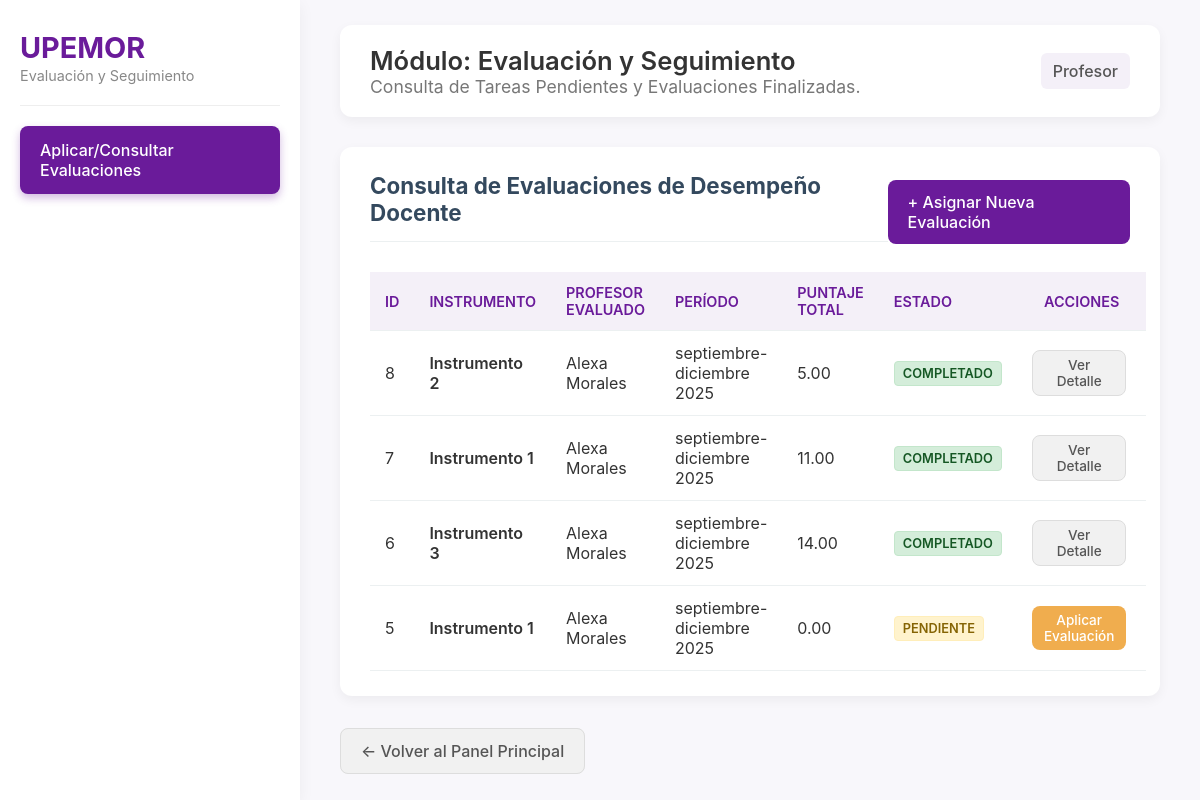
The app's page /index.php?controlador=aplicacion&accion=consultarAplicaciones (signed in) with its own data.
### tables this page shows
CREATE TABLE `aplicacioninstrumento` (
  `id_aplicacion` int(11) NOT NULL AUTO_INCREMENT,
  `puntaje` decimal(5,2) NOT NULL,
  `observaciones` text DEFAULT NULL,
  `id_instrumento` int(11) DEFAULT NULL,
  `id_profesor` int(11) DEFAULT NULL,
  `id_periodo` int(11) DEFAULT NULL,
  `id_evaluador` int(11) DEFAULT NULL COMMENT 'ID del usuario (profesor.id_profesor) que realiza la evaluación',
  `estado` varchar(45) NOT NULL DEFAULT 'pendiente',
  PRIMARY KEY (`id_aplicacion`),
  KEY `id_instrumento` (`id_instrumento`),
  KEY `id_profesor` (`id_profesor`),
  KEY `id_periodo` (`id_periodo`),
  KEY `id_evaluador` (`id_evaluador`),
  CONSTRAINT `aplicacioninstrumento_ibfk_1` FOREIGN KEY (`id_instrumento`) REFERENCES `instrumento` (`id_instrumento`) ON DELETE SET NULL ON UPDATE CASCADE,
  CONSTRAINT `aplicacioninstrumento_ibfk_2` FOREIGN KEY (`id_profesor`) REFERENCES `profesor` (`id_profesor`) ON DELETE SET NULL ON UPDATE CASCADE,
  CONSTRAINT `aplicacioninstrumento_ibfk_3` FOREIGN KEY (`id_periodo`) REFERENCES `periodo` (`id_periodo`) ON DELETE SET NULL ON UPDATE CASCADE,
  CONSTRAINT `aplicacioninstrumento_ibfk_4` FOREIGN KEY (`id_evaluador`) REFERENCES `profesor` (`id_profesor`) ON DELETE SET NULL ON UPDATE CASCADE
);

CREATE TABLE `instrumento` (
  `id_instrumento` int(11) NOT NULL AUTO_INCREMENT,
  `nombre` varchar(45) NOT NULL,
  `descripcion` text NOT NULL,
  PRIMARY KEY (`id_instrumento`)
);

CREATE TABLE `profesor` (
  `id_profesor` int(11) NOT NULL,
  `nombre` varchar(45) NOT NULL,
  `apellido_pa` varchar(45) NOT NULL,
  `apellido_ma` varchar(45) NOT NULL,
  `sexo` varchar(45) NOT NULL,
  `matricula` varchar(45) NOT NULL,
  `pass` varchar(255) NOT NULL,
  `rol` varchar(45) NOT NULL,
  `grado_academico` varchar(45) NOT NULL,
  PRIMARY KEY (`id_profesor`)
);

CREATE TABLE `periodo` (
  `id_periodo` int(11) NOT NULL AUTO_INCREMENT,
  `nombre` varchar(45) NOT NULL,
  `fecha_inicio` date NOT NULL,
  `fecha_fin` date NOT NULL,
  PRIMARY KEY (`id_periodo`)
);

### app/controllers/AplicacionController.php (called while the page is built, shortened)
<?php
include_once "app/models/AplicacionModel.php";
class AplicacionController {
    private $aplicacionModel;
    public function __construct($connection) {
        $this->aplicacionModel = new AplicacionModel($connection);
    }
    public function consultarAplicaciones() {
        $evaluaciones = $this->aplicacionModel->consultarAplicaciones();
        include_once "app/views/aplicacion/consultarAplicaciones.php";
    }
}

### app/models/AplicacionModel.php (called while the page is built, shortened)
<?php
    class AplicacionModel {
        public $connection;
        public function __construct($connection) {
            $this->connection = $connection;
        }
        public function consultarAplicaciones() {
            $sql = "
                SELECT
                    ai.id_aplicacion,
                    ai.puntaje,
                    ai.estado,
                    p.nombre AS profesor_nombre,
                    p.apellido_pa AS profesor_apellido,
                    i.nombre AS instrumento_nombre,
                    pe.nombre AS periodo_nombre
                FROM
                    aplicacioninstrumento ai
                JOIN
                    profesor p ON ai.id_profesor = p.id_profesor
                JOIN
                    instrumento i ON ai.id_instrumento = i.id_instrumento
                LEFT JOIN
                    periodo pe ON ai.id_periodo = pe.id_periodo
                ORDER BY
                    ai.id_aplicacion DESC";
            $result = $this->connection->query($sql);
            if ($result) {
                return $result->fetch_all(MYSQLI_ASSOC);
            }
            return [];
        }
    }

### app/views/aplicacion/consultarAplicaciones.php (the view, shortened to what this page needs)
<?php
$rol_actual = $_SESSION['rol_usuario'] ?? 'Usuario';
?>
<!DOCTYPE html>
<html lang="es">
<head>
    <link rel="stylesheet" href="public/css/panel_style.css?v=<?php echo time(); ?>">
    <link rel="stylesheet" href="public/css/crud_style.css?v=<?php echo time(); ?>">
</head>
<body>
    <div class="main-container">
        <nav class="sidebar">
            <div class="sidebar-header">
                <span class="logo">UPEMOR</span>
                <span class="logo-sub">Evaluación y Seguimiento</span>
            </div>
            <ul class="sidebar-menu">
                <li><a href="index.php?controlador=aplicacion&accion=consultarAplicaciones" class="sidebar-link active">Aplicar/Consultar Evaluaciones</a></li>
            </ul>
        </nav>
        <div class="main-content">
            <header class="module-header">
                <div class="header-title">
                    <h1>Módulo: Evaluación y Seguimiento</h1>
                    <p>Consulta de Tareas Pendientes y Evaluaciones Finalizadas.</p>
                </div>
                <div class="user-info">
                    <span><?php echo htmlspecialchars($rol_actual); ?></span>
                </div>
            </header>
            <div class="form-card">
                <div class="button-group-header">
                    <h2>Consulta de Evaluaciones de Desempeño Docente</h2>
                    <a href="index.php?controlador=aplicacion&accion=asignar" class="button-primary">
                        + Asignar Nueva Evaluación
                    </a>
                </div>
                <?php if (empty($evaluaciones)): ?>
                    <p class="form-subtitle text-center">No se han encontrado evaluaciones de instrumentos realizadas o pendientes.</p>
                <?php else: ?>
                    <table class="data-table">
                        <thead>
                            <tr>
                                <th>ID</th>
                                <th>Instrumento</th>
                                <th>Profesor Evaluado</th>
                                <th>Período</th>
                                <th>Puntaje Total</th>
                                <th>Estado</th>
                                <th class="text-center">Acciones</th>
                            </tr>
                        </thead>
                        <tbody>
                            <?php foreach ($evaluaciones as $evaluacion): ?>
                                <tr>
                                    <td><?php echo htmlspecialchars($evaluacion['id_aplicacion']); ?></td>
                                    <td class="text-strong"><?php echo htmlspecialchars($evaluacion['instrumento_nombre']); ?></td>
                                    <td><?php echo htmlspecialchars($evaluacion['profesor_nombre'] . ' ' . $evaluacion['profesor_apellido']); ?></td>
                                    <td><?php echo htmlspecialchars($evaluacion['periodo_nombre']); ?></td>
                                    <td><?php echo htmlspecialchars($evaluacion['puntaje']); ?></td>
                                    <td>
                                        <span class="badge
                                            <?php echo $evaluacion['estado'] == 'pendiente' ? 'badge-warning' : 'badge-success'; ?>">
                                            <?php echo htmlspecialchars(ucfirst($evaluacion['estado'])); ?>
                                        </span>
                                    </td>
                                    <td class="text-center">
                                        <?php if ($evaluacion['estado'] == 'pendiente'): ?>
                                            <a href="index.php?controlador=aplicacion&accion=aplicar&id_app=<?php echo $evaluacion['id_aplicacion']; ?>"
                                               class="button-primary btn-table-action btn-pending">
                                                Aplicar Evaluación
                                            </a>
                                        <?php else: ?>
                                            <a href="index.php?controlador=aplicacion&accion=verDetalle&id_app=<?php echo $evaluacion['id_aplicacion']; ?>"
                                               class="button-secondary btn-table-action">
                                                Ver Detalle
                                            </a>
                                        <?php endif; ?>
                                    </td>
                                </tr>
                            <?php endforeach; ?>
                        </tbody>
                    </table>
                <?php endif; ?>
            </div>
            <br>
            <a href="index.php?controlador=acceso&accion=panelPrincipal" class="button-secondary">
                &larr; Volver al Panel Principal
            </a>
        </div>
    </div>
</body>
</html>

### public/css/panel_style.css (style rules this page uses)
html { scroll-behavior: smooth; }
body { margin: 0; font-family: -apple-system, BlinkMacSystemFont, "Segoe UI", Roboto, Helvetica, Arial, sans-serif; background-color: #f8f7fb; color: #333; }
.main-container { display: flex; min-height: 100vh; }
.sidebar { width: 260px; background-color: #ffffff; padding: 20px; box-shadow: 0 4px 15px rgba(0, 0, 0, 0.05); display: flex; flex-direction: column; }
.sidebar-header { padding: 10px 0 20px 0; margin-bottom: 20px; border-bottom: 1px solid #eee; }
.sidebar-header .logo { font-size: 1.8em; font-weight: 700; color: #6a1b9a; display: block; }
.sidebar-header .logo-sub { font-size: 0.9em; color: #888; }
.sidebar-menu { list-style: none; padding: 0; margin: 0; }
.sidebar-link { display: block; padding: 14px 20px; text-decoration: none; color: #555; border-radius: 8px; margin-bottom: 8px; font-weight: 500; transition: all 0.3s ease; }
.sidebar-link.active { background-color: #6a1b9a; color: #ffffff; box-shadow: 0 4px 8px rgba(106, 27, 154, 0.3); }
.main-content { flex: 1; padding: 25px 40px; overflow-y: auto; }
.module-header { display: flex; justify-content: space-between; align-items: center; background-color: #ffffff; padding: 20px 30px; border-radius: 12px; box-shadow: 0 4px 12px rgba(0, 0, 0, 0.05); margin-bottom: 30px; }
.module-header h1 { margin: 0; font-size: 1.6em; color: #333; font-weight: 600; }
.module-header p { margin: 0; font-size: 1.1em; color: #777; }
.user-info { display: flex; align-items: center; gap: 15px; }
.user-info span { font-weight: 500; color: #555; background-color: #f4f0f8; padding: 8px 12px; border-radius: 6px; }

### public/css/crud_style.css (style rules this page uses)
.form-card { background: #fff; border-radius: 12px; padding: 25px 30px; box-shadow: 0 4px 12px rgba(0, 0, 0, 0.05); margin-bottom: 25px; }
.form-card h2 { font-size: 1.4em; color: #34495e; border-bottom: 1px solid #ecf0f1; padding-bottom: 15px; margin-top: 0; margin-bottom: 10px; }
.button-primary, input[type="submit"] { background-color: #6a1b9a; color: white; padding: 12px 20px; border: none; border-radius: 8px; cursor: pointer; font-size: 1em; font-weight: 500; transition: background-color 0.3s; text-decoration: none; }
.button-secondary { background-color: #f1f1f1; color: #555; padding: 12px 20px; border: 1px solid #ddd; border-radius: 8px; cursor: pointer; font-size: 1em; font-weight: 500; transition: background-color 0.3s; text-decoration: none; }
.data-table { width: 100%; border-collapse: collapse; margin-top: 20px; }
.data-table th, .data-table td { padding: 12px 15px; text-align: left; border-bottom: 1px solid #ecf0f1; }
.data-table th { background-color: #f4f0f8; color: #6a1b9a; font-size: 0.9em; font-weight: 600; text-transform: uppercase; }
.button-group-header { display: flex; justify-content: space-between; align-items: center; margin-bottom: 20px; }
.text-center { text-align: center !important; }
.btn-table-action { padding: 6px 12px; font-size: 0.85em; margin-right: 5px; text-decoration: none; display: inline-block; }
.badge { display: inline-block; padding: 4px 8px; border-radius: 4px; font-size: 0.8em; font-weight: 600; text-transform: uppercase; }
.badge-warning { background-color: #fff3cd; color: #856404; border: 1px solid #ffeeba; }
.badge-success { background-color: #d4edda; color: #155724; border: 1px solid #c3e6cb; }
.btn-pending { background-color: #f0ad4e !important; color: white !important; }
.text-strong { font-weight: 600; }

### records on screen
aplicacioninstrumento: id_aplicacion "8", id_instrumento.nombre "Instrumento 2", id_profesor.apellido_pa "Alexa Morales", id_periodo.nombre "septiembre-diciembre 2025", puntaje "5.00", estado "COMPLETADO"
aplicacioninstrumento: id_aplicacion "7", id_instrumento.nombre "Instrumento 1", id_profesor.apellido_pa "Alexa Morales", id_periodo.nombre "septiembre-diciembre 2025", puntaje "11.00", estado "COMPLETADO"
aplicacioninstrumento: id_aplicacion "6", id_instrumento.nombre "Instrumento 3", id_profesor.apellido_pa "Alexa Morales", id_periodo.nombre "septiembre-diciembre 2025", puntaje "14.00", estado "COMPLETADO"
aplicacioninstrumento: id_aplicacion "5", id_instrumento.nombre "Instrumento 1", id_profesor.apellido_pa "Alexa Morales", id_periodo.nombre "septiembre-diciembre 2025", puntaje "0.00", estado "PENDIENTE"

### other values on screen
$rol_actual "Profesor"
